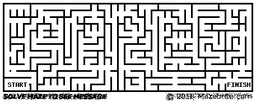
#> input picture ARKTASK_SOHAM/TASK-3/mazelevel.png, 256 x 101 px, shrunk from 457 x 180 before the run
$ python DJIKSTRA.py
#> lines starting #> are read from the running program, lines starting #| are printed output that depends on the picture
import cv2
import numpy as np
import threading
import colorsys
import heapq
import math

class Point(object):

    def __init__(self, x=0, y=0):
        self.x = x
        self.y = y

    def __add__(self, other):
        return Point(self.x + other.x, self.y + other.y)

    def __eq__(self, other):
        return self.x == other.x and self.y == other.y

    def __lt__(self, other):
        return math.sqrt(self.x**2+self.y**2) < math.sqrt(other.x**2+other.y**2)
rw = 2
p = 0
start = Point()
end = Point()
dir4 = [Point(0, -1), Point(0, 1), Point(1, 0), Point(-1, 0)]

# [73 lines left out: functions Djikstra, mouse_event, not called in this run]
def disp():
    global img
    cv2.imshow("Image", img)
    cv2.setMouseCallback('Image', mouse_event)
    while True:
        cv2.imshow("Image", img)
        cv2.waitKey(1)
img = cv2.imread("mazelevel.png", cv2.IMREAD_GRAYSCALE)
#> img is the input picture: shape (101, 256); min 0, max 255, mean 188.1
_, img = cv2.threshold(img, 120, 255, cv2.THRESH_BINARY)
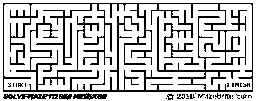
#> img: shape (101, 256); 75.8% white; black in thin lines or dots
img = cv2.cvtColor(img, cv2.COLOR_GRAY2BGR)
#> img: shape (101, 256, 3); 75.8% white; black in thin lines or dots
h, w = img.shape[:2]
#> h = 101; w = 256
print("Select start and end points : ")
t = threading.Thread(target=disp, args=())
t.start()
#> (the run stopped early here; a loop or call above may not have finished)
